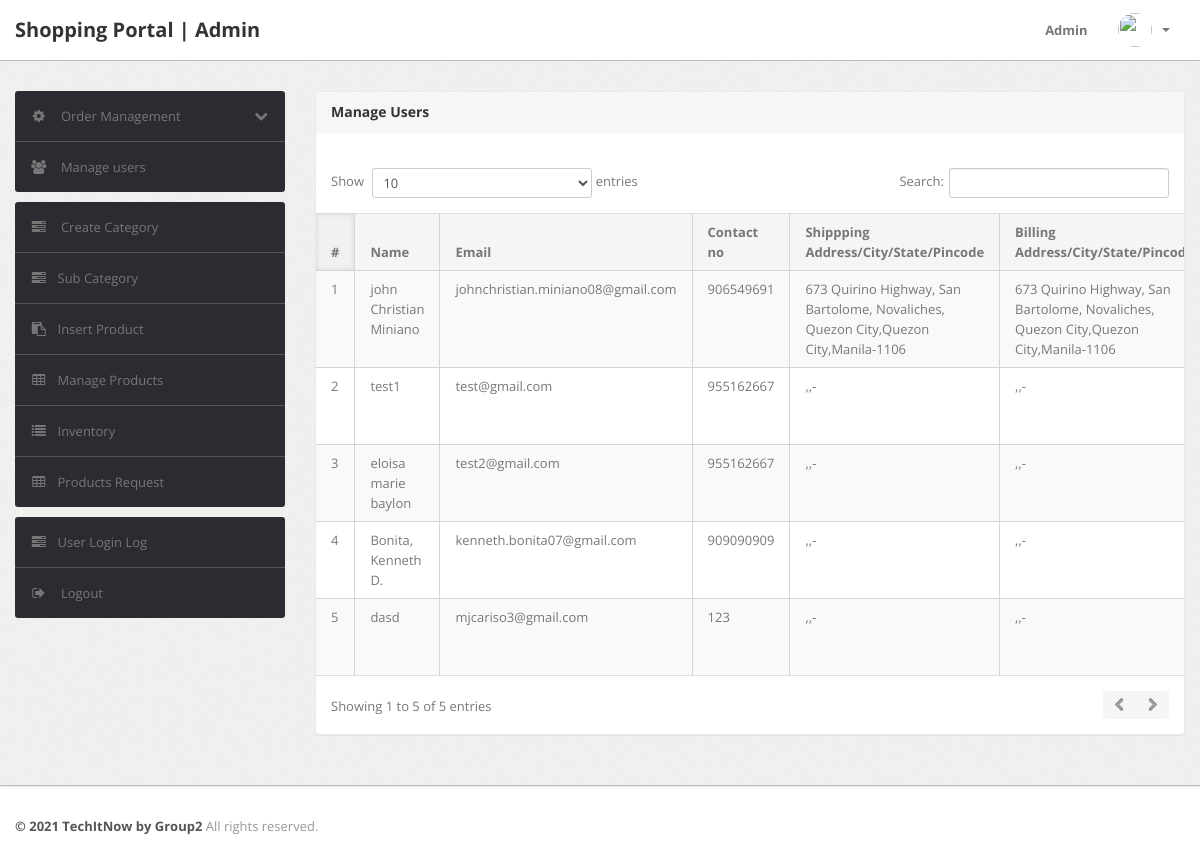
Before: /admin/manage-users.php (signed in) with the older database file.
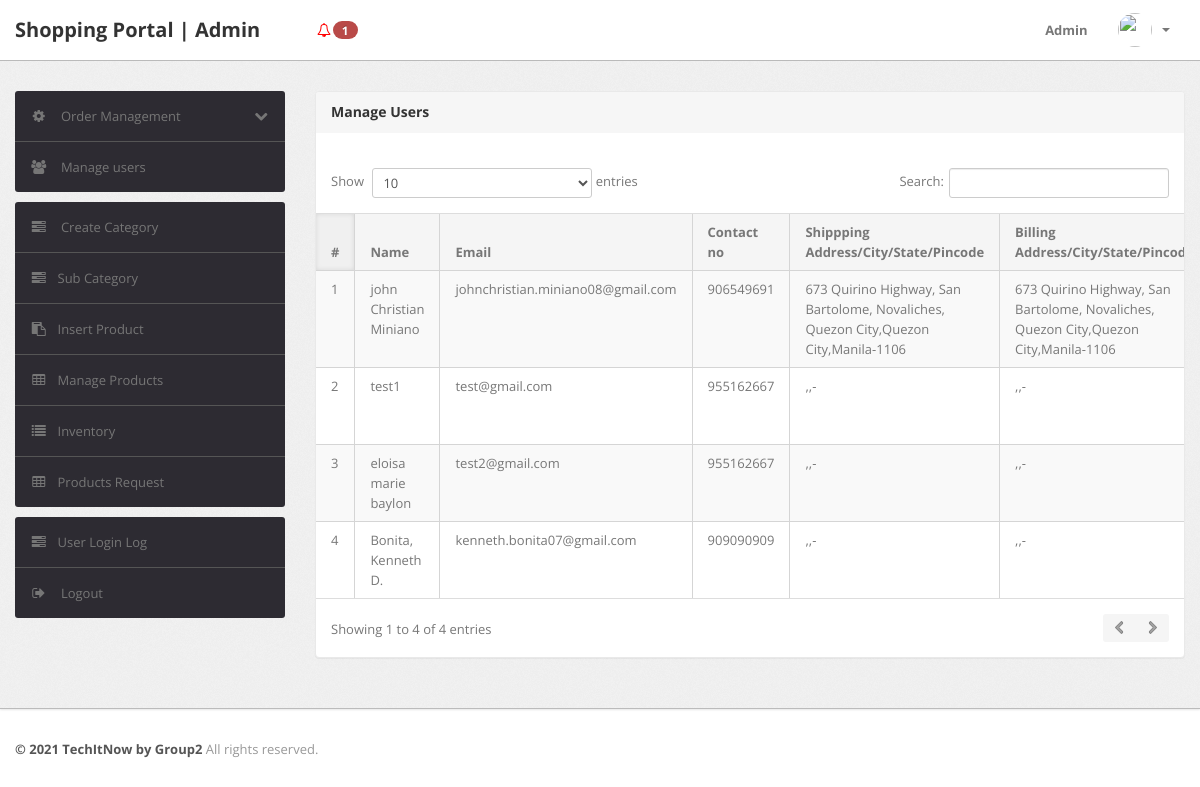
After: the same page with the newer database file.
### tables this page shows
CREATE TABLE `users` (
  `id` int(11) NOT NULL,
  `name` varchar(255) DEFAULT NULL,
  `email` varchar(255) DEFAULT NULL,
  `contactno` bigint(11) DEFAULT NULL,
  `password` varchar(255) DEFAULT NULL,
  `shippingAddress` longtext DEFAULT NULL,
  `shippingState` varchar(255) DEFAULT NULL,
  `shippingCity` varchar(255) DEFAULT NULL,
  `shippingPincode` int(11) DEFAULT NULL,
  `billingAddress` longtext DEFAULT NULL,
  `billingState` varchar(255) DEFAULT NULL,
  `billingCity` varchar(255) DEFAULT NULL,
  `billingPincode` int(11) DEFAULT NULL,
  `regDate` timestamp NOT NULL DEFAULT current_timestamp(),
  `updationDate` varchar(255) DEFAULT NULL
);

### admin/manage-users.php (the view, shortened to what this page needs)
<?php
include('include/config.php');
if(strlen($_SESSION['alogin'])==0)
	{
header('location:index.php');
}
else{
?>
<!DOCTYPE html>
<html lang="en">
<head>
	<link type="text/css" href="bootstrap/css/bootstrap.min.css" rel="stylesheet">
	<link type="text/css" href="bootstrap/css/bootstrap-responsive.min.css" rel="stylesheet">
	<link type="text/css" href="css/theme.css" rel="stylesheet">
	<link type="text/css" href="images/icons/css/font-awesome.css" rel="stylesheet">
</head>
<body>
<?php include('include/header.php');?>
	<div class="wrapper">
		<div class="container">
			<div class="row">
<?php include('include/sidebar.php');?>
			<div class="span9">
					<div class="content">
	<div class="module">
							<div class="module-head">
								<h3>Manage Users</h3>
							</div>
							<div class="module-body table">
									<br />
								<table cellpadding="0" cellspacing="0" border="0" class="datatable-1 table table-bordered table-striped	 display" width="100%">
									<thead>
										<tr>
											<th>#</th>
											<th> Name</th>
											<th>Email </th>
											<th>Contact no</th>
											<th>Shippping Address/City/State/Pincode </th>
											<th>Billing Address/City/State/Pincode </th>
										</tr>
									</thead>
									<tbody>
<?php $query=mysqli_query($con,"select * from users");
$cnt=1;
while($row=mysqli_fetch_array($query))
{
?>
										<tr>
											<td><?php echo htmlentities($cnt);?></td>
											<td><?php echo htmlentities($row['name']);?></td>
											<td><?php echo htmlentities($row['email']);?></td>
											<td> <?php echo htmlentities($row['contactno']);?></td>
											<td><?php echo htmlentities($row['shippingAddress'].",".$row['shippingCity'].",".$row['shippingState']."-".$row['shippingPincode']);?></td>
											<td><?php echo htmlentities($row['billingAddress'].",".$row['billingCity'].",".$row['billingState']."-".$row['billingPincode']);?></td>
										<?php $cnt=$cnt+1; } ?>
								</table>
							</div>
						</div>
					</div>
				</div>
			</div>
		</div>
	</div>
<?php include('include/footer.php');?>
</body>
<?php } ?>

### admin/include/header.php (shortened to what this page needs)
<div class="navbar navbar-fixed-top">
	<div class="navbar-inner">
		<div class="container">
		  	<a class="brand" href="change-password.php">
		  		Shopping Portal | Admin
		  	</a>
			<div class="nav-collapse collapse navbar-inverse-collapse">
			<?php
					$sql = "SELECT * FROM ingredients WHERE  quantity <= notify_quantity";
					$result = mysqli_query($con, $sql);
					$num_rows = mysqli_num_rows($result);
					if (mysqli_num_rows($result) > 0) {
						echo '<ul class="nav navbar-nav navbar-right">';
					    echo '<li><a href="#"class="dropdown-toggle" data-toggle="dropdown" style="color: red;"><i class="icon-bell"></i><span class="badge badge-important">' . $num_rows . '</span></b></a>';
				    echo '</li>';
				    echo '</ul>';
					}
					?>
				<ul class="nav pull-right">
					<li><a href="#">
						Admin
					</a></li>
					<li class="nav-user dropdown">
						<a href="#" class="dropdown-toggle" data-toggle="dropdown">
							<img src="images/user1.png" class="nav-avatar" />
							<b class="caret"></b>
						</a>
					</li>
				</ul>
			</div>
		</div>
	</div>
</div>

Changed rows visible on the page:
removed users: name "dasd", email "mjcariso3@gmail.com", contactno "123", shippingAddress+shippingCity+shippingState ",,-", billingAddress+billingCity+billingState ",,-"
Other visible differences:
$num_rows: (not shown) → "1"
text written by a page script: "Show entries Search: Showing 1 to 5 of 5 entries" → "Show entries Search: Showing 1 to 4 of 4 entries"
